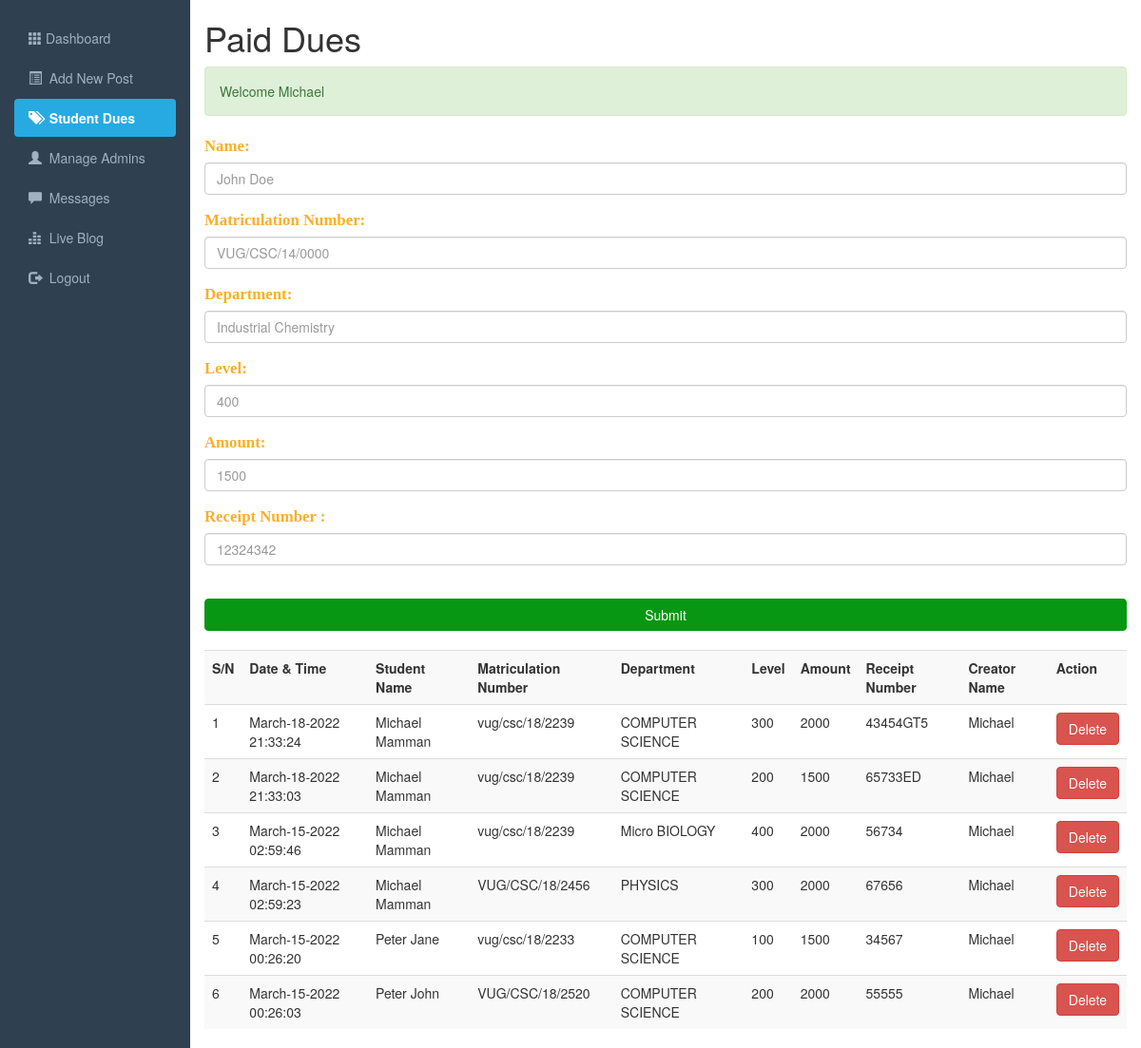
Screenshot of /categories.php (signed in) with the database file from the repository.
### tables this page shows
CREATE TABLE `category` (
  `id` int(10) NOT NULL,
  `datetime` varchar(50) NOT NULL,
  `name` varchar(100) NOT NULL,
  `matnum` varchar(50) NOT NULL,
  `dept` varchar(255) NOT NULL,
  `level` int(11) NOT NULL,
  `amount` int(11) NOT NULL,
  `rn` varchar(10000) NOT NULL,
  `creatorname` varchar(200) NOT NULL
);

### categories.php (the view, shortened to what this page needs)
<?php require_once("include/db.php"); ?>
<?php require_once("include/sessions.php"); ?>
<!DOCTYPE html>
<html>
    <head>
        <link rel="stylesheet" href="css/bootstrap.css">
        <link rel="stylesheet" href="css/adminstyles.css">
    </head>
    <body>
    <div class="container-fluid">
    <div class="row">
        <div class="col-sm-2">
        <br>
        <ul id="side_Menue" class="nav nav-pills nav-stacked">
                <li><a href="dashboard.php"> <span class="glyphicon glyphicon-th"></span> Dashboard</a></li>
                <li><a href="AddNewPost.php"><span class="glyphicon glyphicon-list-alt"></span> &nbsp;Add New Post</a></li>
                <li class="active"><a href="categories.php"><span class="glyphicon glyphicon-tags"></span> &nbsp;Student Dues</a></li>
                <li><a href="admins.php"><span class="glyphicon glyphicon-user"></span> &nbsp;Manage Admins</a></li>
                <li><a href="comments.php"><span class="glyphicon glyphicon-comment"></span> &nbsp;Messages
                <?php
                                $QueryTotal="SELECT COUNT(*) FROM test WHERE status ='OFF'";
                                $ExecuteTotal = mysqli_query($connection, $QueryTotal);
                                $RowsTotal = mysqli_fetch_array($ExecuteTotal);
                                $Total=array_shift($RowsTotal);
                                if($Total>0){
                            ?>
                            <div class="label pull-right label-warning">
                            <?php echo $Total; ?>
                                </div>
                            <?php } ?> </a>
                </li>
                <li><a href="blog-large.php"><span class="glyphicon glyphicon-equalizer"></span> &nbsp;Live Blog</a></li>
                <li><a href="logout.php"><span class="glyphicon glyphicon-log-out"></span> &nbsp;Logout</a></li>
            </ul>
        </div>
        <div class="col-sm-10">
            <h1>Paid Dues</h1>
            <div> <?php echo Message();
                        echo SuccessMessage();
                  ?>
            </div>
                <div>
                    <form action="categories.php" method="POST">
                        <fieldset>
                            <div class="form-group">
                            <label id="FI" for="categoryname"> Name:</label>
                            <input class="form-control" type="text" name="category" id="categoryname" placeholder="John Doe">
                            </div>
                            <div class="form-group">
                            <label id="FI" for="matnum"> Matriculation Number:</label>
                            <input class="form-control" type="text" name="matnum" id="matnum" placeholder="VUG/CSC/14/0000">
                            </div>
                            <div class="form-group">
                            <label id="FI" for="dept"> Department:</label>
                            <input class="form-control" type="text" name="dept" id="dept" placeholder="Industrial Chemistry">
                            </div>
                            <div class="form-group">
                            <label id="FI" for="dept"> Level:</label>
                            <input class="form-control" type="text" name="level" id="level" placeholder="400">
                            </div>
                            <div class="form-group">
                            <label id="FI" for="dept"> Amount:</label>
                            <input class="form-control" type="text" name="amount" id="amount" placeholder="1500">
                            </div>
                            <div class="form-group">
                            <label id="FI" for="dept"> Receipt Number :</label>
                            <input class="form-control" type="text" name="rn" id="rn" placeholder="12324342">
                            </div>
                            <br>
                            <input class="btn btn-success btn-block" type="submit" name="submit" value="Submit">
                            <br>
                        </fieldset>
                    </form>
                </div>
                <div class="table-responsive">
                    <table class="table table-striped table-hover">
                        <tr>
                            <th>S/N</th>
                            <th>Date & Time</th>
                            <th>Student Name</th>
                            <th>Matriculation Number</th>
                            <th>Department</th>
                            <th>Level</th>
                            <th>Amount</th>
                            <th>Receipt Number</th>
                            <th>Creator Name</th>
                            <th>Action</th>
                        </tr>
                        <?php
                        global $connection;
                        $ViewQuery = "SELECT * FROM category ORDER BY id desc";
                        $Execute=mysqli_query($connection, $ViewQuery);
                        $SrNo=0;
                        while($DataRows=mysqli_fetch_array($Execute)){
                            $ID = $DataRows["id"];
                            $DateTime = $DataRows["datetime"];
                            $CategoryName = $DataRows["name"];
                            $Department = $DataRows["dept"];
                            $level = $DataRows["level"];
                            $amount = $DataRows["amount"];
                            $rn = $DataRows["rn"];
                            $matNum = $DataRows["matnum"];
                            $creatorname = $DataRows["creatorname"];
                            $SrNo++;
                        ?>
                        <tr>
                            <td><?php echo $SrNo; ?></td>
                            <td><?php echo $DateTime; ?></td>
                            <td><?php echo $CategoryName; ?></td>
                            <td><?php echo $matNum; ?></td>
                            <td><?php echo $Department; ?></td>
                            <td><?php echo $level; ?></td>
                            <td><?php echo $amount; ?></td>
                            <td><?php echo $rn; ?></td>
                            <td><?php echo $creatorname; ?></td>
                            <td><a href="deletecategory.php?id=<?php echo $ID?>"><span class="btn btn-danger">Delete</span></a></td>
                        </tr>
                    <?php } ?>
                    </table>
                </div>
        </div>
        </div>
    </div>
    </body>
</html>

### css/adminstyles.css (style rules this page uses)
body { background-color: #2f4050; }
.col-sm-10 { background-color: #ffffff; }
#side_Menue a { color: #9fb1c2; }
#side_Menue .active a { color: #ffffff; background-color: #27aae1; font-weight: bold; }

### categories.php (style rules this page uses)
#FI { color: rgb(251, 174, 44); font-family: 'Times New Roman', Times, serif; font-size: 1.2em; }

### rows the page displays
category: datetime "March-18-2022 21:33:24", name "Michael Mamman", matnum "vug/csc/18/2239", dept "COMPUTER SCIENCE", level "300", amount "2000", rn "43454GT5", creatorname "Michael"
category: datetime "March-18-2022 21:33:03", name "Michael Mamman", matnum "vug/csc/18/2239", dept "COMPUTER SCIENCE", level "200", amount "1500", rn "65733ED", creatorname "Michael"
category: datetime "March-15-2022 02:59:46", name "Michael Mamman", matnum "vug/csc/18/2239", dept "Micro BIOLOGY", level "400", amount "2000", rn "56734", creatorname "Michael"
category: datetime "March-15-2022 02:59:23", name "Michael Mamman", matnum "VUG/CSC/18/2456", dept "PHYSICS", level "300", amount "2000", rn "67656", creatorname "Michael"
category: datetime "March-15-2022 00:26:20", name "Peter Jane", matnum "vug/csc/18/2233", dept "COMPUTER SCIENCE", level "100", amount "1500", rn "34567", creatorname "Michael"
category: datetime "March-15-2022 00:26:03", name "Peter John", matnum "VUG/CSC/18/2520", dept "COMPUTER SCIENCE", level "200", amount "2000", rn "55555", creatorname "Michael"

### other values shown
SuccessMessage() "Welcome Michael"
